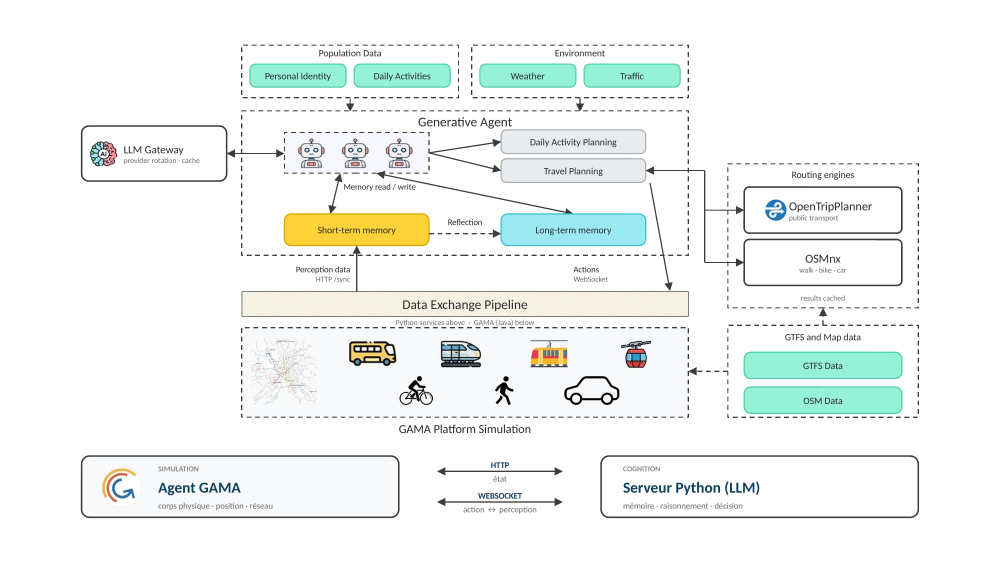
#> input picture docs/paper/article/images/architecture_GAMA_Agents.jpg, 3000 x 1688 px, found by its file name (shown at 1/3 size)
$ python architecture_bande_en.py
#> lines starting #> are read from the running program, lines starting #| are printed output that depends on the picture
#!/usr/bin/env python3
"""Traduit en anglais la bande basse de la figure d'architecture (figure 1 de l'article court).

Règle de langue, posée par l'auteur le 2026-09-22 : une figure anglaise dans la version
française ne gêne personne, une figure française dans la version anglaise se voit. Le corps
du schéma est déjà en anglais ; seule la bande de légende du bas portait cinq chaînes
françaises.

On les remplace sur place : la bande est à fond plat, donc un aplat prélevé sur le voisinage
suffit à effacer, et le texte est redessiné au même point de départ, à la même taille.

La source reste docs/paper/article/images/ (verrouillée, lue seulement). Le script écrit dans
les deux projets de l'article court et dans docs/paper/figures/.

⚠ Les coordonnées sont accordées à la version 3000x1688 de l'image. Si le schéma est
réexporté depuis Divers/architecture_proposée.pptx, il faut les reprendre — ou, mieux,
corriger la langue dans le pptx et jeter ce script.
"""
import os
from pathlib import Path

import matplotlib
from PIL import Image, ImageDraw, ImageFont

RACINE = Path("/Users/yvesb/Documents/Projects/llm-agents-gama")
TTF = Path(matplotlib.__file__).parent / "mpl-data/fonts/ttf"
SRC = RACINE / "docs/paper/article/images/architecture_GAMA_Agents.jpg"

# (x, y_haut, x_fin_effacement, y_bas, texte, gras, taille, couleur, point_de_prelevement)
REMPLACEMENTS = [
    (470, 1444, 760, 1490, "GAMA Agent",                        True,  46, "#1F4E79", (450, 1460)),
    (470, 1506, 860, 1543, "physical body · position · network",
                                                                False, 26, "#3C4450", (450, 1520)),
    (1470, 1418, 1545, 1452, "state",                           False, 26, "#3C4450", (1440, 1430)),
    (1864, 1444, 2320, 1490, "Python Server (LLM)",             True,  46, "#1F4E79", (1840, 1460)),
    (1864, 1506, 2280, 1543, "memory · reasoning · decision",
                                                                False, 26, "#3C4450", (1840, 1520)),
]

im = Image.open(SRC).convert("RGB")
#> im is the input picture: PIL image 3000x1688 RGB; mean R, G, B 242.2, 245.6, 243.5
d = ImageDraw.Draw(im)
for x, y0, x1, y1, texte, gras, taille, couleur, prelev in REMPLACEMENTS:
    fond = im.getpixel(prelev)
    d.rectangle([x - 6, y0 - 6, x1 + 6, y1], fill=fond)
    police = ImageFont.truetype(str(TTF / ("DejaVuSans-Bold.ttf" if gras else "DejaVuSans.ttf")), taille)
    # centrage vertical sur la boîte d'origine
    bbox = d.textbbox((0, 0), texte, font=police)
    dy = ((y1 - y0) - (bbox[3] - bbox[1])) // 2 - bbox[1]
    d.text((x, y0 + dy), texte, font=police, fill=couleur)
#> this loop made 5 passes
#> (fond, bbox, dy) on passes 1 to 5: ((248, 249, 251), (0, 8, 325, 53), -8), ((248, 249, 251), (0, 5, 437, 30), 1), ((255, 255, 255), (0, 7, 66, 25), 1), ((255, 255, 255), (0, 8, 533, 53), -8), ((255, 255, 255), (0, 5, 394, 30), 1)

for dest in ("docs/paper/article-court/overleaf/images/architecture_GAMA_Agents.jpg",
             "docs/paper/article-court/overleaf-fr/images/architecture_GAMA_Agents.jpg",
             "docs/paper/figures/architecture_GAMA_Agents_en.jpg"):
    p = RACINE / dest
    p.parent.mkdir(parents=True, exist_ok=True)
    im.save(p, quality=95)
    print("écrit :", dest)
#> this loop made 3 passes
#> pass 1, `im.save(p, quality=95)`:
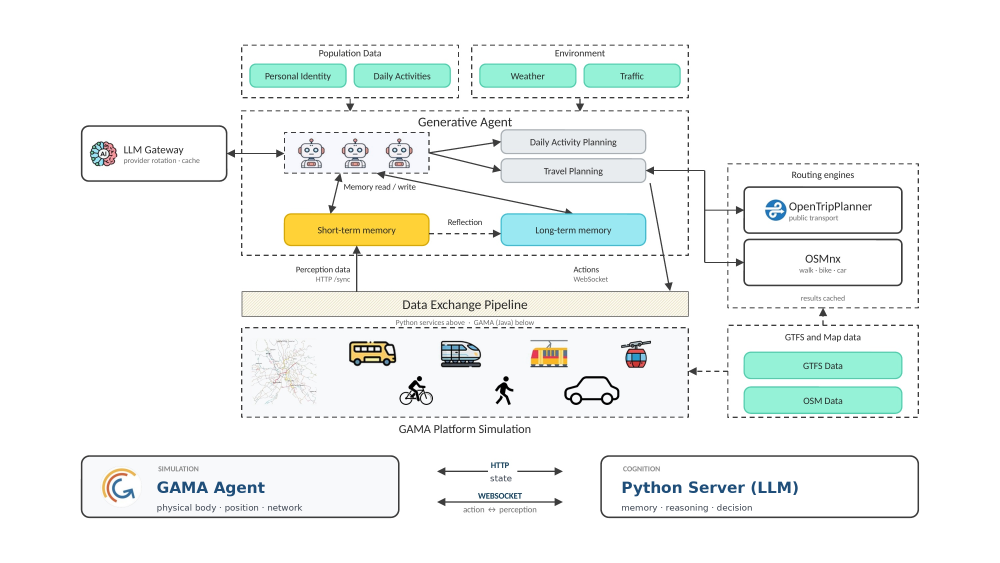
#> saved as architecture_GAMA_Agents.jpg: PIL image 3000x1688 RGB (shown at 1/3 size); mean R, G, B 242, 245.4, 243.4
